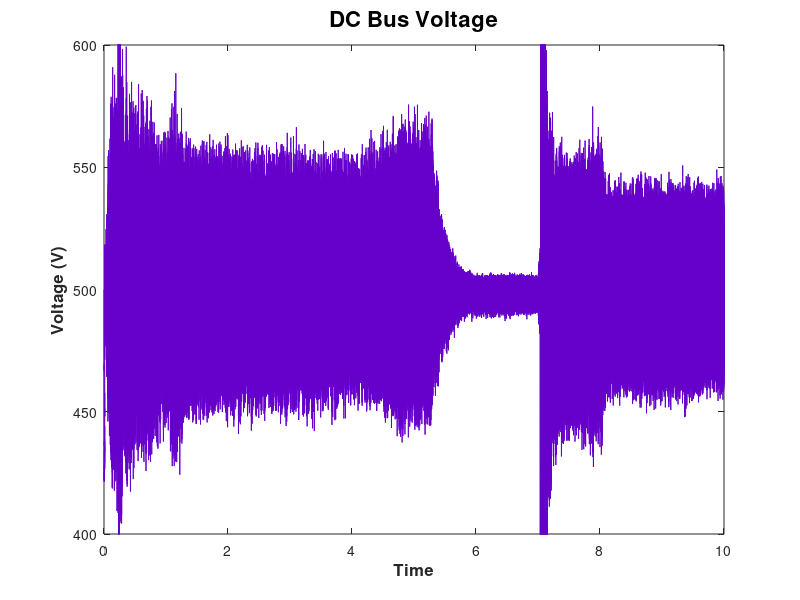

MATLAB code for this plot: (Note: this script raises an error after producing the figure.)
%% CONSTANTS
% Copyright 2011-2021 The MathWorks, Inc.

FigurePos1 = [450   499   574   186];
FigurePos2 = [449    69   574   372];
FigurePos3 = [449   475   574   217];
FigurePos4 = [5   476   437   215];
PurpleColor = [102 0 204]/256;
GenColor = [200 102 100]/256;
SampleTime = (2e-6)*50;

%% LOAD DATA TEST A
load HEV_PQ_Test_A

%% PLOT DC VOLTAGE
figure(1);
plot(Time,DC_V,'Color',[102 0 204]/256);
title('DC Bus Voltage','FontSize',16,'FontWeight','Bold');
xlabel('Time','FontSize',12,'FontWeight','bold')
ylabel('Voltage (V)','FontSize',12,'FontWeight','Bold')
set(gcf,'Position',FigurePos1);
set(gca,'YLim',[400 600]);

%% PLOT SPECTROGRAM
figure(2);
spectrogram(DC_V,1024,512,1024,1/(Time(2)-Time(1)),'yaxis');
%spectrogram(DC_V,256,240,256,1/(SampleTime),'yaxis');
title('Spectrogram, DC Bus','FontSize',16,'FontWeight','Bold')
xlabel('Time','FontSize',12,'FontWeight','bold')
ylabel('Frequency (Hz)','FontSize',12,'FontWeight','Bold')
set(gcf,'Position',FigurePos2);

%% TEST B
close(1);close(2);
load HEV_PQ_Test_B

%% PLOT SPECTROGRAM
figure(3);
spectrogram(DC_V,1024,512,1024,1/(Time(2)-Time(1)),'yaxis');
title('Spectrogram, DC Bus','FontSize',16,'FontWeight','Bold')
xlabel('Time','FontSize',12,'FontWeight','bold')
ylabel('Frequency (Hz)','FontSize',12,'FontWeight','Bold')
set(gcf,'Position',FigurePos2);
%set(gca,'YLim',[0 1200]);
%view(0,90)


%% PLOT GENERATOR SPEED
figure(4);
plot(Time,Gen_Spd,'LineWidth',3,'Color',GenColor);
title('Generator Speed (RPM)','FontSize',16,'FontWeight','Bold');
xlabel('Time','FontSize',12,'FontWeight','bold')
ylabel('Speed (RPM)','FontSize',12,'FontWeight','Bold')
set(gcf,'Position',FigurePos3);

%% PLOT MOTOR SPEED
figure(5);
plot(Time,Mot_Spd,'LineWidth',3);
title('Motor Speed (RPM)','FontSize',16,'FontWeight','Bold');
xlabel('Time','FontSize',12,'FontWeight','bold')
ylabel('Speed (RPM)','FontSize',12,'FontWeight','Bold')
set(gcf,'Position',FigurePos4);
set(gca,'YLim',[0 450]);

%% CLOSE ALL
close all
